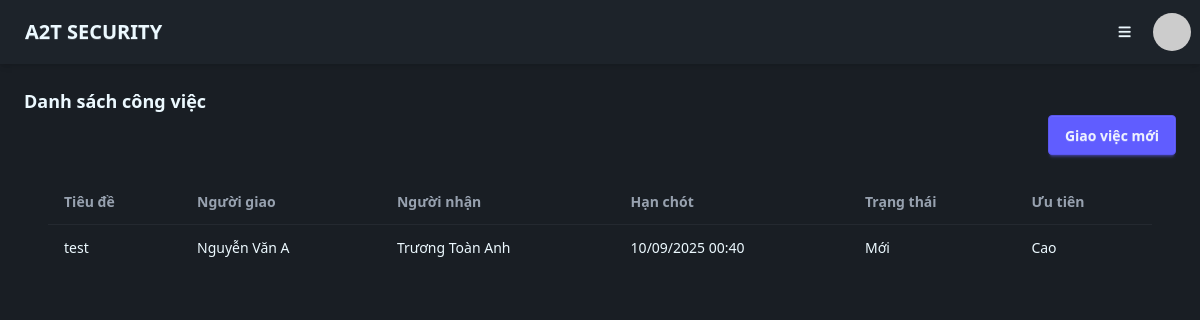
/workflow/tasks/ (signed in), run on an earlier commit of the app's database.
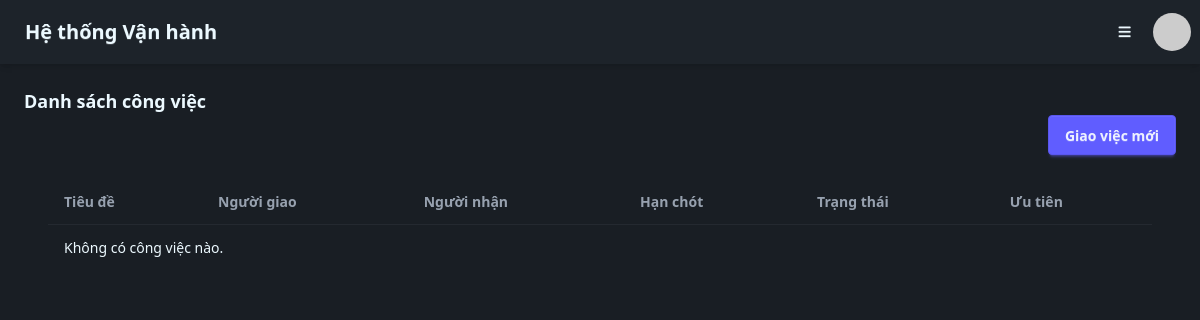
And on a later commit of the database.
### main/models.py (models this page shows, shortened)
class CompanyProfile(models.Model):
    ten_cong_ty = models.CharField("Tên công ty", max_length=255)
    logo = models.ImageField("Logo", upload_to="logos/", null=True, blank=True)
    dia_chi = models.CharField("Địa chỉ", max_length=255, blank=True)
    email = models.EmailField("Email", blank=True)
    sdt = models.CharField("Số điện thoại", max_length=20, blank=True)
    website = models.URLField("Website", blank=True)
    class Meta:
        verbose_name = "Thông tin Công ty"
        verbose_name_plural = "Thông tin Công ty"

### workflow/models.py (models this page shows, shortened)
class Task(models.Model):
    class Priority(models.TextChoices):
        THAP = 'Thấp', 'Thấp'
        TRUNG_BINH = 'Trung bình', 'Trung bình'
        CAO = 'Cao', 'Cao'
    class Status(models.TextChoices):
        MOI = 'Mới', 'Mới'
        DANG_TIEN_HANH = 'Đang tiến hành', 'Đang tiến hành'
        HOAN_THANH = 'Hoàn thành', 'Hoàn thành'
        DA_HUY = 'Đã hủy', 'Đã hủy'
    tieu_de = models.CharField(max_length=255, verbose_name="Tiêu đề Công việc")
    noi_dung = models.TextField(verbose_name="Nội dung chi tiết")
    nguoi_giao = models.ForeignKey(NhanVien, on_delete=models.CASCADE, related_name='giao_viec', verbose_name="Người giao")
    nguoi_nhan = models.ForeignKey(NhanVien, on_delete=models.CASCADE, related_name='nhan_viec', verbose_name="Người nhận")
    muc_tieu = models.ForeignKey(MucTieu, on_delete=models.SET_NULL, null=True, blank=True, verbose_name="Liên quan đến mục tiêu")
    ngay_tao = models.DateTimeField(auto_now_add=True, verbose_name="Ngày tạo")
    han_chot = models.DateTimeField(verbose_name="Hạn chót")
    uu_tien = models.CharField(max_length=20, choices=Priority.choices, default=Priority.TRUNG_BINH, verbose_name="Độ ưu tiên")
    trang_thai = models.CharField(max_length=20, choices=Status.choices, default=Status.MOI, verbose_name="Trạng thái")
    file_dinh_kem = models.FileField(upload_to='task_attachments/', blank=True, null=True, verbose_name="File đính kèm")
    def get_absolute_url(self):
        return reverse('workflow:task_detail', kwargs={'pk': self.pk})
    class Meta:
        verbose_name = "Công việc"
        verbose_name_plural = "Các Công việc"

### users/models.py (models this page shows, shortened)
class NhanVien(models.Model):
    class GioiTinh(models.TextChoices):
        NAM = "M", "Nam"
        NU = "F", "Nữ"
        KHAC = "O", "Khác"
    class TrangThaiLamViec(models.TextChoices):
        THU_VIEC = "THUVIEC", "Thử việc"
        CHINH_THUC = "CHINHTHUC", "Chính thức"
        TAM_HOAN = "TAMHOAN", "Tạm hoãn"
        NGHI_VIEC = "NGHIVIEC", "Đã nghỉ việc"
    class LoaiHopDong(models.TextChoices):
        XAC_DINH_THOI_HAN = "XDTH", "Xác định thời hạn"
        KHONG_XAC_DINH_THOI_HAN = "KXDTH", "Không xác định thời hạn"
        THOI_VU = "THOIVU", "Thời vụ"
    user = models.OneToOneField(
        settings.AUTH_USER_MODEL, on_delete=models.CASCADE, verbose_name="Tài khoản đăng nhập",
        null=True, blank=True
    )
    phong_ban = models.ForeignKey(
        PhongBan, on_delete=models.SET_NULL, null=True, blank=True, verbose_name="Phòng ban"
    )
    chuc_danh = models.ForeignKey(
        ChucDanh, on_delete=models.SET_NULL, null=True, blank=True, verbose_name="Chức danh"
    )
    ma_nhan_vien = models.CharField("Mã số nhân viên", max_length=20, unique=True, editable=False)
    anh_the = models.ImageField("Ảnh thẻ", upload_to="anh_the/", null=True, blank=True)
    ho_ten = models.CharField("Họ và Tên", max_length=255)
    ngay_sinh = models.DateField("Ngày sinh")
    gioi_tinh = models.CharField("Giới tính", max_length=1, choices=GioiTinh.choices)
    so_cccd = models.CharField("Số CCCD/CMND", max_length=20, unique=True)
    sdt_chinh = models.CharField("SĐT chính", max_length=15)
    email = models.EmailField("Email", unique=True, null=True, blank=True)
    dia_chi_thuong_tru = models.CharField("Địa chỉ thường trú", max_length=255, blank=True)
    dia_chi_tam_tru = models.CharField("Địa chỉ tạm trú", max_length=255, blank=True)
    nguoi_lien_he_khan_cap = models.CharField("Người liên hệ khẩn cấp", max_length=255, blank=True)
    sdt_khan_cap = models.CharField("SĐT khẩn cấp", max_length=15, blank=True)
    ngay_vao_lam = models.DateField("Ngày vào làm", null=True, blank=True)
    trang_thai_lam_viec = models.CharField(
        "Trạng thái làm việc", max_length=10, choices=TrangThaiLamViec.choices, default=TrangThaiLamViec.THU_VIEC
    )
    loai_hop_dong = models.CharField("Loại hợp đồng", max_length=10, choices=LoaiHopDong.choices, blank=True)
    so_tai_khoan = models.CharField("Số tài khoản ngân hàng", max_length=20, blank=True)
    ngan_hang = models.CharField("Tên ngân hàng", max_length=255, blank=True)
    chi_nhanh_ngan_hang = models.CharField("Chi nhánh", max_length=255, blank=True)
    class Meta:
        verbose_name = "Nhân viên"
        verbose_name_plural = "Danh sách Nhân viên"

### workflow/views.py (the view)
# urls.py: path('tasks/', views.TaskListView.as_view(), name='task_list'),
class TaskListView(LoginRequiredMixin, ListView):
    model = Task
    template_name = "workflow/task_list.html"
    context_object_name = "tasks"
    def get_queryset(self):
        try:
            nhan_vien = self.request.user.nhanvien
            return Task.objects.filter(
                Q(nguoi_giao=nhan_vien) | Q(nguoi_nhan=nhan_vien)
            ).order_by("-ngay_tao")
        except NhanVien.DoesNotExist:
            return Task.objects.none()  # Trả về danh sách rỗng nếu không có hồ sơ nhân viên

### main/context_processors.py (called while the page is built)
def company_info(request):
    try:
        company = CompanyProfile.objects.first()
    except CompanyProfile.DoesNotExist:
        company = None
    return {"company": company}

### workflow/templates/workflow/task_list.html
{% extends "base.html" %}
{% block content %}
<div class="card">
  <div class="card-header">
    <h3 class="card-title">Danh sách công việc</h3>
    <a href="{% url 'workflow:task_create' %}" class="btn btn-primary float-right">Giao việc mới</a>
  </div>
  <div class="card-body">
    <table class="table table-bordered">
      <thead>
        <tr>
          <th>Tiêu đề</th>
          <th>Người giao</th>
          <th>Người nhận</th>
          <th>Hạn chót</th>
          <th>Trạng thái</th>
          <th>Ưu tiên</th>
        </tr>
      </thead>
      <tbody>
        {% for task in tasks %}
        <tr>
          <td><a href="{{ task.get_absolute_url }}">{{ task.tieu_de }}</a></td>
          <td>{{ task.nguoi_giao.ho_ten }}</td>
          <td>{{ task.nguoi_nhan.ho_ten }}</td>
          <td>{{ task.han_chot|date:"d/m/Y H:i" }}</td>
          <td>{{ task.get_trang_thai_display }}</td>
          <td>{{ task.get_uu_tien_display }}</td>
        </tr>
        {% empty %}
        <tr>
          <td colspan="6">Không có công việc nào.</td>
        </tr>
        {% endfor %}
      </tbody>
    </table>
  </div>
</div>
{% endblock %}

### templates/base.html (shortened to what this page needs)
{% load static %}
<!DOCTYPE html>
<html lang="vi" data-theme="dark">
<head>
    <link href="{% static 'css/dist/styles.css' %}" rel="stylesheet">
    <link rel="stylesheet" href="https://cdnjs.cloudflare.com/ajax/libs/font-awesome/6.5.2/css/all.min.css"/>
</head>
<body class="bg-base-200" hx-headers='{"X-CSRFToken": "{{ csrf_token }}"}'>
    <div class="flex flex-col min-h-screen">
        <div class="navbar bg-base-100 shadow-md sticky top-0 z-30">
            <div class="flex-1">
                <a href="{% url 'main:dashboard-hub' %}" class="btn btn-ghost text-xl">{{ company.ten_cong_ty|default:"Hệ thống Vận hành" }}</a>
            </div>
            <div class="flex-none gap-2">
                <div class="dropdown dropdown-end">
                    <label tabindex="0" class="btn btn-ghost">
                        <i class="fas fa-bars"></i>
                    </label>
                </div>
                <div class="dropdown dropdown-end">
                    <label tabindex="0" class="btn btn-ghost btn-circle avatar">
                        <div class="w-10 rounded-full">
                            <img alt="Avatar" src="https://ui-avatars.com/api/?name={{ user.username|urlencode }}&background=0D8ABC&color=fff" />
                        </div>
                    </label>
                </div>
            </div>
        </div>
        <main class="flex-grow p-4 md:p-6">
            {% block content %}
            {% endblock %}
        </main>
    </div>
</body>
</html>

What changed in the data, as far as the page shows it:
removed CompanyProfile: ten_cong_ty "A2T SECURITY"
removed Task: tieu_de "test", nguoi_giao.ho_ten "Nguyễn Văn A", nguoi_nhan.ho_ten "Trương Toàn Anh", han_chot "10/09/2025 00:40", trang_thai "Mới", uu_tien "Cao"
Also different on the page:
{{ company.ten_cong_ty|default:"Hệ thống Vận hành" }}: (not shown) → "Hệ thống Vận hành"
text now shown: "Không có công việc nào."
